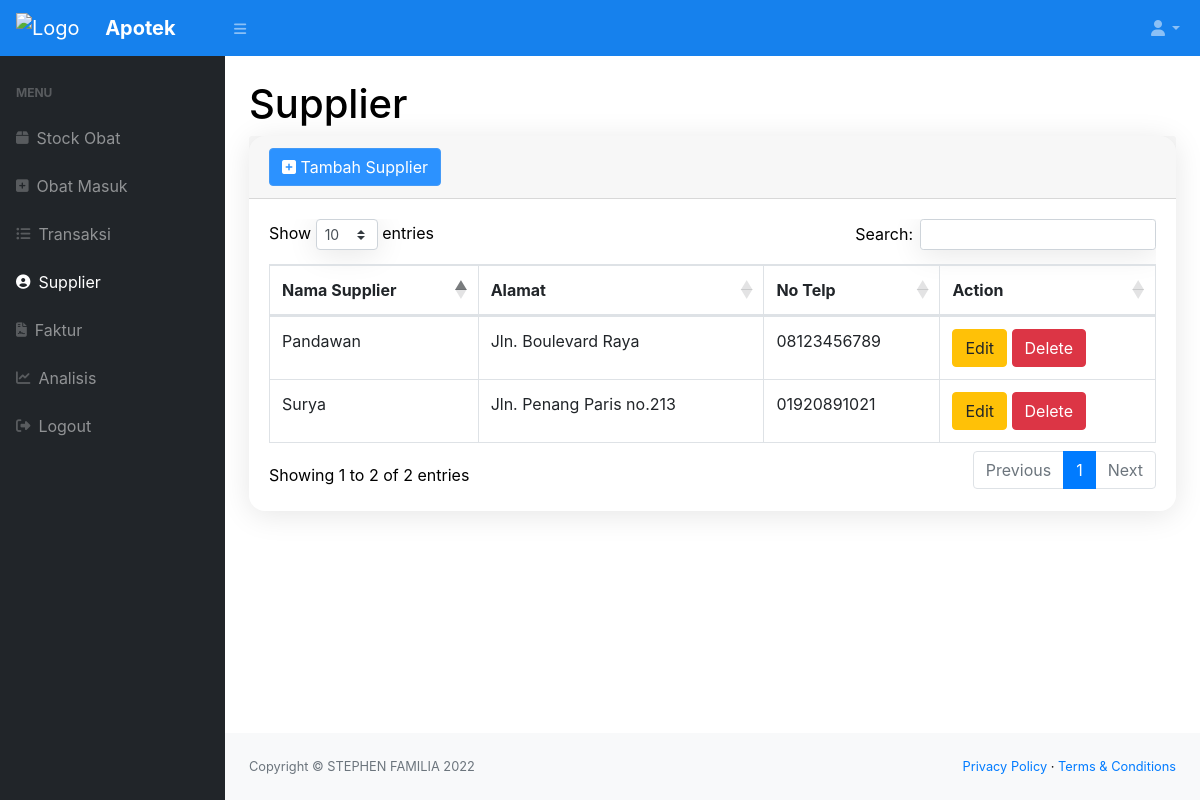
Screenshot of /supplier.php (signed in) with the database file from the repository.
### tables this page shows
CREATE TABLE `supplier` (
  `idsup` int NOT NULL,
  `nama_supplier` varchar(100)  NOT NULL,
  `alamat` varchar(100)  DEFAULT NULL,
  `no_telp` varchar(20) DEFAULT NULL
);

### supplier.php (the view, shortened to what this page needs)
<?php
require 'function.php';
include 'head.php';
?>
    <body class="sb-nav-fixed">
        <?php include 'nav.php'?>
            <div id="layoutSidenav_content">
                <main>
                    <div class="container-fluid">
                        <h1 class="mt-4">Supplier</h1>
                        <div class="card mb-4">
                            <div class="card-header">
                            <button type="button" class="btn btn-primary" data-toggle="modal" data-target="#myModal">
                                <i class="fa fa-plus-square"></i> Tambah Supplier
                                </button>
                            </div>
                            <div class="card-body">
                                <div class="table-responsive">
                                    <table class="table table-bordered" id="dataTable" width="100%" cellspacing="0">
                                        <thead>
                                            <tr>
                                                <th>Nama Supplier</th>
                                                <th>Alamat</th>
                                                <th>No Telp</th>
                                                <th>Action</th>
                                            </tr>
                                        </thead>
                                        <tbody>
                                            <?php
                                                $ambildatasupplier = mysqli_query($conn,"SELECT * FROM supplier");
                                                while($data=mysqli_fetch_array($ambildatasupplier)){
                                                    $idsup = $data['idsup'];
                                                    $namasupplier = $data['nama_supplier'];
                                                    $alamat = $data['alamat'];
                                                    $notelp = $data['no_telp'];
                                            ?>
                                                <tr>
                                                    <td><?=$namasupplier?></td>
                                                    <td><?=$alamat?></td>
                                                    <td><?=$notelp?></td>
                                                    <td><button type="button" class="btn btn-warning" data-toggle="modal" data-target="#edit<?=$idsup;?>">Edit</button>
                                                    <button type="button" class="btn btn-danger" data-toggle="modal" data-target="#delete<?=$idsup;?>">Delete</button></td>
                                                </tr>
                                            <?php
                                                };
                                            ?>
                                        </tbody>
                                    </table>
                                </div>
                            </div>
                        </div>
                    </div>
                </main>
                <footer class="py-4 bg-light mt-auto">
                    <div class="container-fluid">
                        <div class="d-flex align-items-center justify-content-between small">
                            <div class="text-muted">Copyright &copy; STEPHEN FAMILIA 2022</div>
                            <div>
                                <a href="#">Privacy Policy</a>
                                &middot;
                                <a href="#">Terms &amp; Conditions</a>
                            </div>
                        </div>
                    </div>
                </footer>
            </div>
        </div>
    </body>
</html>

### rows the page displays
supplier: nama_supplier "Pandawan", alamat "Jln. Boulevard Raya", no_telp "08123456789"
supplier: nama_supplier "Surya", alamat "Jln. Penang Paris no.213", no_telp "01920891021"
